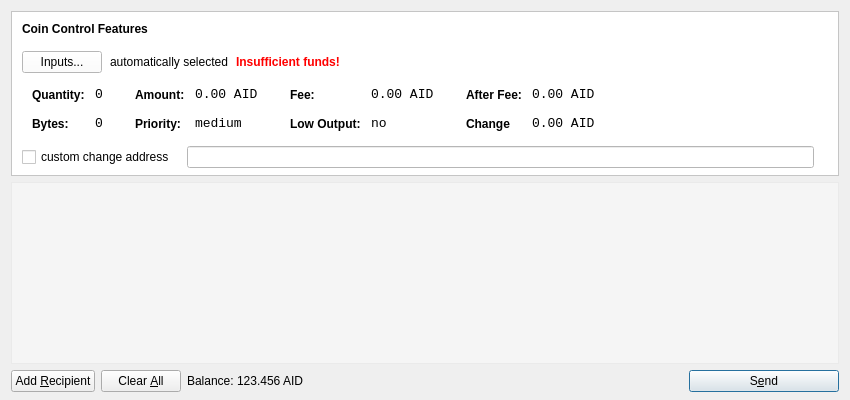
<?xml version="1.0" encoding="UTF-8"?>
<ui version="4.0">
 <class>SendCoinsDialog</class>
 <widget class="QDialog" name="SendCoinsDialog">
  <property name="geometry">
   <rect>
    <x>0</x>
    <y>0</y>
    <width>850</width>
    <height>400</height>
   </rect>
  </property>
  <property name="windowTitle">
   <string>Send Coins</string>
  </property>
  <layout class="QVBoxLayout" name="verticalLayout" stretch="0,1,0">
   <property name="bottomMargin">
    <number>8</number>
   </property>
   <item>
    <widget class="QFrame" name="frameCoinControl">
     <property name="sizePolicy">
      <sizepolicy hsizetype="Expanding" vsizetype="Expanding">
       <horstretch>0</horstretch>
       <verstretch>0</verstretch>
      </sizepolicy>
     </property>
     <property name="maximumSize">
      <size>
       <width>16777215</width>
       <height>16777215</height>
      </size>
     </property>
     <property name="styleSheet">
      <string notr="true">background-color: rgb(255, 255, 255);</string>
     </property>
     <property name="frameShape">
      <enum>QFrame::StyledPanel</enum>
     </property>
     <property name="frameShadow">
      <enum>QFrame::Sunken</enum>
     </property>
     <layout class="QVBoxLayout" name="verticalLayoutCoinControl2">
      <property name="spacing">
       <number>6</number>
      </property>
      <property name="leftMargin">
       <number>0</number>
      </property>
      <property name="topMargin">
       <number>0</number>
      </property>
      <property name="rightMargin">
       <number>0</number>
      </property>
      <property name="bottomMargin">
       <number>6</number>
      </property>
      <item>
       <layout class="QVBoxLayout" name="verticalLayoutCoinControl" stretch="0,0,0,0,1">
        <property name="spacing">
         <number>0</number>
        </property>
        <property name="leftMargin">
         <number>10</number>
        </property>
        <property name="topMargin">
         <number>10</number>
        </property>
        <item>
         <layout class="QHBoxLayout" name="horizontalLayoutCoinControl1">
          <property name="bottomMargin">
           <number>15</number>
          </property>
          <item>
           <widget class="QLabel" name="labelCoinControlFeatures">
            <property name="sizePolicy">
             <sizepolicy hsizetype="Preferred" vsizetype="Maximum">
              <horstretch>0</horstretch>
              <verstretch>0</verstretch>
             </sizepolicy>
            </property>
            <property name="font">
             <font>
              <weight>75</weight>
              <bold>true</bold>
             </font>
            </property>
            <property name="styleSheet">
             <string notr="true">font-weight:bold;</string>
            </property>
            <property name="text">
             <string>Coin Control Features</string>
            </property>
           </widget>
          </item>
         </layout>
        </item>
        <item>
         <layout class="QHBoxLayout" name="horizontalLayoutCoinControl2" stretch="0,0,0,0">
          <property name="spacing">
           <number>8</number>
          </property>
          <property name="bottomMargin">
           <number>10</number>
          </property>
          <item>
           <widget class="QPushButton" name="pushButtonCoinControl">
            <property name="styleSheet">
             <string notr="true"/>
            </property>
            <property name="text">
             <string>Inputs...</string>
            </property>
           </widget>
          </item>
          <item>
           <widget class="QLabel" name="labelCoinControlAutomaticallySelected">
            <property name="text">
             <string>automatically selected</string>
            </property>
            <property name="margin">
             <number>5</number>
            </property>
           </widget>
          </item>
          <item>
           <widget class="QLabel" name="labelCoinControlInsuffFunds">
            <property name="font">
             <font>
              <weight>75</weight>
              <bold>true</bold>
             </font>
            </property>
            <property name="styleSheet">
             <string notr="true">color:red;font-weight:bold;</string>
            </property>
            <property name="text">
             <string>Insufficient funds!</string>
            </property>
            <property name="margin">
             <number>5</number>
            </property>
           </widget>
          </item>
          <item>
           <spacer name="horizontalSpacerCoinControl">
            <property name="orientation">
             <enum>Qt::Horizontal</enum>
            </property>
            <property name="sizeHint" stdset="0">
             <size>
              <width>40</width>
              <height>1</height>
             </size>
            </property>
           </spacer>
          </item>
         </layout>
        </item>
        <item>
         <widget class="QWidget" name="widgetCoinControl" native="true">
          <property name="sizePolicy">
           <sizepolicy hsizetype="Preferred" vsizetype="Preferred">
            <horstretch>0</horstretch>
            <verstretch>0</verstretch>
           </sizepolicy>
          </property>
          <property name="minimumSize">
           <size>
            <width>0</width>
            <height>0</height>
           </size>
          </property>
          <property name="styleSheet">
           <string notr="true"/>
          </property>
          <layout class="QHBoxLayout" name="horizontalLayoutCoinControl5">
           <property name="leftMargin">
            <number>0</number>
           </property>
           <property name="topMargin">
            <number>0</number>
           </property>
           <property name="rightMargin">
            <number>0</number>
           </property>
           <property name="bottomMargin">
            <number>0</number>
           </property>
           <item>
            <layout class="QHBoxLayout" name="horizontalLayoutCoinControl3" stretch="0,0,0,1">
             <property name="spacing">
              <number>20</number>
             </property>
             <property name="topMargin">
              <number>0</number>
             </property>
             <property name="bottomMargin">
              <number>10</number>
             </property>
             <item>
              <layout class="QFormLayout" name="formLayoutCoinControl1">
               <property name="horizontalSpacing">
                <number>10</number>
               </property>
               <property name="verticalSpacing">
                <number>14</number>
               </property>
               <property name="leftMargin">
                <number>10</number>
               </property>
               <property name="topMargin">
                <number>4</number>
               </property>
               <property name="rightMargin">
                <number>6</number>
               </property>
               <item row="0" column="0">
                <widget class="QLabel" name="labelCoinControlQuantityText">
                 <property name="styleSheet">
                  <string notr="true">font-weight:bold;</string>
                 </property>
                 <property name="text">
                  <string>Quantity:</string>
                 </property>
                 <property name="margin">
                  <number>0</number>
                 </property>
                </widget>
               </item>
               <item row="0" column="1">
                <widget class="QLabel" name="labelCoinControlQuantity">
                 <property name="font">
                  <font>
                   <family>Monospace</family>
                   <pointsize>10</pointsize>
                  </font>
                 </property>
                 <property name="cursor">
                  <cursorShape>IBeamCursor</cursorShape>
                 </property>
                 <property name="contextMenuPolicy">
                  <enum>Qt::ActionsContextMenu</enum>
                 </property>
                 <property name="text">
                  <string>0</string>
                 </property>
                 <property name="margin">
                  <number>0</number>
                 </property>
                 <property name="textInteractionFlags">
                  <set>Qt::LinksAccessibleByMouse|Qt::TextSelectableByKeyboard|Qt::TextSelectableByMouse</set>
                 </property>
                </widget>
               </item>
               <item row="1" column="0">
                <widget class="QLabel" name="labelCoinControlBytesText">
                 <property name="styleSheet">
                  <string notr="true">font-weight:bold;</string>
                 </property>
                 <property name="text">
                  <string>Bytes:</string>
                 </property>
                </widget>
               </item>
               <item row="1" column="1">
                <widget class="QLabel" name="labelCoinControlBytes">
                 <property name="font">
                  <font>
                   <family>Monospace</family>
                   <pointsize>10</pointsize>
                  </font>
                 </property>
                 <property name="cursor">
                  <cursorShape>IBeamCursor</cursorShape>
                 </property>
                 <property name="contextMenuPolicy">
                  <enum>Qt::ActionsContextMenu</enum>
                 </property>
                 <property name="text">
                  <string>0</string>
                 </property>
                 <property name="textInteractionFlags">
                  <set>Qt::LinksAccessibleByMouse|Qt::TextSelectableByKeyboard|Qt::TextSelectableByMouse</set>
                 </property>
                </widget>
               </item>
              </layout>
             </item>
             <item>
              <layout class="QFormLayout" name="formLayoutCoinControl2">
               <property name="horizontalSpacing">
                <number>10</number>
               </property>
               <property name="verticalSpacing">
                <number>14</number>
               </property>
               <property name="leftMargin">
                <number>6</number>
               </property>
               <property name="topMargin">
                <number>4</number>
               </property>
               <property name="rightMargin">
                <number>6</number>
               </property>
               <item row="0" column="0">
                <widget class="QLabel" name="labelCoinControlAmountText">
                 <property name="styleSheet">
                  <string notr="true">font-weight:bold;</string>
                 </property>
                 <property name="text">
                  <string>Amount:</string>
                 </property>
                 <property name="margin">
                  <number>0</number>
                 </property>
                </widget>
               </item>
               <item row="0" column="1">
                <widget class="QLabel" name="labelCoinControlAmount">
                 <property name="font">
                  <font>
                   <family>Monospace</family>
                   <pointsize>10</pointsize>
                  </font>
                 </property>
                 <property name="cursor">
                  <cursorShape>IBeamCursor</cursorShape>
                 </property>
                 <property name="contextMenuPolicy">
                  <enum>Qt::ActionsContextMenu</enum>
                 </property>
                 <property name="text">
                  <string>0.00 AID</string>
                 </property>
                 <property name="textInteractionFlags">
                  <set>Qt::LinksAccessibleByMouse|Qt::TextSelectableByKeyboard|Qt::TextSelectableByMouse</set>
                 </property>
                </widget>
               </item>
               <item row="1" column="0">
                <widget class="QLabel" name="labelCoinControlPriorityText">
                 <property name="styleSheet">
                  <string notr="true">font-weight:bold;</string>
                 </property>
                 <property name="text">
                  <string>Priority:</string>
                 </property>
                </widget>
               </item>
               <item row="1" column="1">
                <widget class="QLabel" name="labelCoinControlPriority">
                 <property name="font">
                  <font>
                   <family>Monospace</family>
                   <pointsize>10</pointsize>
                  </font>
                 </property>
                 <property name="cursor">
                  <cursorShape>IBeamCursor</cursorShape>
                 </property>
                 <property name="contextMenuPolicy">
                  <enum>Qt::ActionsContextMenu</enum>
                 </property>
                 <property name="text">
                  <string>medium</string>
                 </property>
                 <property name="textInteractionFlags">
                  <set>Qt::LinksAccessibleByMouse|Qt::TextSelectableByKeyboard|Qt::TextSelectableByMouse</set>
                 </property>
                </widget>
               </item>
              </layout>
             </item>
             <item>
              <layout class="QFormLayout" name="formLayoutCoinControl3">
               <property name="horizontalSpacing">
                <number>10</number>
               </property>
               <property name="verticalSpacing">
                <number>14</number>
               </property>
               <property name="leftMargin">
                <number>6</number>
               </property>
               <property name="topMargin">
                <number>4</number>
               </property>
               <property name="rightMargin">
                <number>6</number>
               </property>
               <item row="0" column="0">
                <widget class="QLabel" name="labelCoinControlFeeText">
                 <property name="styleSheet">
                  <string notr="true">font-weight:bold;</string>
                 </property>
                 <property name="text">
                  <string>Fee:</string>
                 </property>
                 <property name="margin">
                  <number>0</number>
                 </property>
                </widget>
               </item>
               <item row="0" column="1">
                <widget class="QLabel" name="labelCoinControlFee">
                 <property name="font">
                  <font>
                   <family>Monospace</family>
                   <pointsize>10</pointsize>
                  </font>
                 </property>
                 <property name="cursor">
                  <cursorShape>IBeamCursor</cursorShape>
                 </property>
                 <property name="contextMenuPolicy">
                  <enum>Qt::ActionsContextMenu</enum>
                 </property>
                 <property name="text">
                  <string>0.00 AID</string>
                 </property>
                 <property name="textInteractionFlags">
                  <set>Qt::LinksAccessibleByMouse|Qt::TextSelectableByKeyboard|Qt::TextSelectableByMouse</set>
                 </property>
                </widget>
               </item>
               <item row="1" column="0">
                <widget class="QLabel" name="labelCoinControlLowOutputText">
                 <property name="styleSheet">
                  <string notr="true">font-weight:bold;</string>
                 </property>
                 <property name="text">
                  <string>Low Output:</string>
                 </property>
                </widget>
               </item>
               <item row="1" column="1">
                <widget class="QLabel" name="labelCoinControlLowOutput">
                 <property name="font">
                  <font>
                   <family>Monospace</family>
                   <pointsize>10</pointsize>
                  </font>
                 </property>
                 <property name="cursor">
                  <cursorShape>IBeamCursor</cursorShape>
                 </property>
                 <property name="contextMenuPolicy">
                  <enum>Qt::ActionsContextMenu</enum>
                 </property>
                 <property name="text">
                  <string>no</string>
                 </property>
                 <property name="textInteractionFlags">
                  <set>Qt::LinksAccessibleByMouse|Qt::TextSelectableByKeyboard|Qt::TextSelectableByMouse</set>
                 </property>
                </widget>
               </item>
              </layout>
             </item>
             <item>
              <layout class="QFormLayout" name="formLayoutCoinControl4">
               <property name="horizontalSpacing">
                <number>10</number>
               </property>
               <property name="verticalSpacing">
                <number>14</number>
               </property>
               <property name="leftMargin">
                <number>6</number>
               </property>
               <property name="topMargin">
                <number>4</number>
               </property>
               <property name="rightMargin">
                <number>6</number>
               </property>
               <item row="0" column="0">
                <widget class="QLabel" name="labelCoinControlAfterFeeText">
                 <property name="styleSheet">
                  <string notr="true">font-weight:bold;</string>
                 </property>
                 <property name="text">
                  <string>After Fee:</string>
                 </property>
                 <property name="margin">
                  <number>0</number>
                 </property>
                </widget>
               </item>
               <item row="0" column="1">
                <widget class="QLabel" name="labelCoinControlAfterFee">
                 <property name="font">
                  <font>
                   <family>Monospace</family>
                   <pointsize>10</pointsize>
                  </font>
                 </property>
                 <property name="cursor">
                  <cursorShape>IBeamCursor</cursorShape>
                 </property>
                 <property name="contextMenuPolicy">
                  <enum>Qt::ActionsContextMenu</enum>
                 </property>
                 <property name="text">
                  <string>0.00 AID</string>
                 </property>
                 <property name="textInteractionFlags">
                  <set>Qt::LinksAccessibleByMouse|Qt::TextSelectableByKeyboard|Qt::TextSelectableByMouse</set>
                 </property>
                </widget>
               </item>
               <item row="1" column="0">
                <widget class="QLabel" name="labelCoinControlChangeText">
                 <property name="styleSheet">
                  <string notr="true">font-weight:bold;</string>
                 </property>
                 <property name="text">
                  <string>Change</string>
                 </property>
                </widget>
               </item>
               <item row="1" column="1">
                <widget class="QLabel" name="labelCoinControlChange">
                 <property name="font">
                  <font>
                   <family>Monospace</family>
                   <pointsize>10</pointsize>
                  </font>
                 </property>
                 <property name="cursor">
                  <cursorShape>IBeamCursor</cursorShape>
                 </property>
                 <property name="contextMenuPolicy">
                  <enum>Qt::ActionsContextMenu</enum>
                 </property>
                 <property name="text">
                  <string>0.00 AID</string>
                 </property>
                 <property name="textInteractionFlags">
                  <set>Qt::LinksAccessibleByMouse|Qt::TextSelectableByKeyboard|Qt::TextSelectableByMouse</set>
                 </property>
                </widget>
               </item>
              </layout>
             </item>
            </layout>
           </item>
          </layout>
         </widget>
        </item>
        <item>
         <layout class="QHBoxLayout" name="horizontalLayoutCoinControl4" stretch="0,0,0">
          <property name="spacing">
           <number>12</number>
          </property>
          <property name="sizeConstraint">
           <enum>QLayout::SetDefaultConstraint</enum>
          </property>
          <property name="topMargin">
           <number>5</number>
          </property>
          <property name="rightMargin">
           <number>5</number>
          </property>
          <item>
           <widget class="QCheckBox" name="checkBoxCoinControlChange">
            <property name="text">
             <string>custom change address</string>
            </property>
           </widget>
          </item>
          <item>
           <widget class="QLineEdit" name="lineEditCoinControlChange">
            <property name="enabled">
             <bool>false</bool>
            </property>
            <property name="sizePolicy">
             <sizepolicy hsizetype="Expanding" vsizetype="Fixed">
              <horstretch>0</horstretch>
              <verstretch>0</verstretch>
             </sizepolicy>
            </property>
           </widget>
          </item>
          <item>
           <widget class="QLabel" name="labelCoinControlChangeLabel">
            <property name="sizePolicy">
             <sizepolicy hsizetype="Preferred" vsizetype="Expanding">
              <horstretch>0</horstretch>
              <verstretch>0</verstretch>
             </sizepolicy>
            </property>
            <property name="minimumSize">
             <size>
              <width>0</width>
              <height>0</height>
             </size>
            </property>
            <property name="text">
             <string/>
            </property>
            <property name="margin">
             <number>3</number>
            </property>
           </widget>
          </item>
         </layout>
        </item>
        <item>
         <spacer name="verticalSpacerCoinControl">
          <property name="orientation">
           <enum>Qt::Vertical</enum>
          </property>
          <property name="sizeHint" stdset="0">
           <size>
            <width>800</width>
            <height>1</height>
           </size>
          </property>
         </spacer>
        </item>
       </layout>
      </item>
     </layout>
    </widget>
   </item>
   <item>
    <widget class="QScrollArea" name="scrollArea">
     <property name="styleSheet">
      <string notr="true">background: rgba(255, 255, 255, 50);</string>
     </property>
     <property name="widgetResizable">
      <bool>true</bool>
     </property>
     <widget class="QWidget" name="scrollAreaWidgetContents">
      <property name="geometry">
       <rect>
        <x>0</x>
        <y>0</y>
        <width>830</width>
        <height>172</height>
       </rect>
      </property>
      <layout class="QVBoxLayout" name="verticalLayout_2">
       <property name="leftMargin">
        <number>0</number>
       </property>
       <property name="topMargin">
        <number>0</number>
       </property>
       <property name="rightMargin">
        <number>0</number>
       </property>
       <property name="bottomMargin">
        <number>0</number>
       </property>
       <item>
        <layout class="QVBoxLayout" name="entries">
         <property name="spacing">
          <number>6</number>
         </property>
        </layout>
       </item>
       <item>
        <spacer name="verticalSpacer">
         <property name="orientation">
          <enum>Qt::Vertical</enum>
         </property>
         <property name="sizeHint" stdset="0">
          <size>
           <width>20</width>
           <height>40</height>
          </size>
         </property>
        </spacer>
       </item>
      </layout>
     </widget>
    </widget>
   </item>
   <item>
    <layout class="QHBoxLayout" name="horizontalLayout">
     <item>
      <widget class="QPushButton" name="addButton">
       <property name="toolTip">
        <string>Send to multiple recipients at once</string>
       </property>
       <property name="text">
        <string>Add &amp;Recipient</string>
       </property>
       <property name="icon">
        <iconset resource="../bitcoin.qrc">
         <normaloff>:/icons/add</normaloff>:/icons/add</iconset>
       </property>
       <property name="autoDefault">
        <bool>false</bool>
       </property>
      </widget>
     </item>
     <item>
      <widget class="QPushButton" name="clearButton">
       <property name="sizePolicy">
        <sizepolicy hsizetype="Minimum" vsizetype="Fixed">
         <horstretch>0</horstretch>
         <verstretch>0</verstretch>
        </sizepolicy>
       </property>
       <property name="toolTip">
        <string>Remove all transaction fields</string>
       </property>
       <property name="text">
        <string>Clear &amp;All</string>
       </property>
       <property name="icon">
        <iconset resource="../bitcoin.qrc">
         <normaloff>:/icons/remove</normaloff>:/icons/remove</iconset>
       </property>
       <property name="autoRepeatDelay">
        <number>300</number>
       </property>
       <property name="autoDefault">
        <bool>false</bool>
       </property>
      </widget>
     </item>
     <item>
      <layout class="QHBoxLayout" name="horizontalLayout_2">
       <property name="spacing">
        <number>3</number>
       </property>
       <item>
        <widget class="QLabel" name="label">
         <property name="sizePolicy">
          <sizepolicy hsizetype="Preferred" vsizetype="Fixed">
           <horstretch>0</horstretch>
           <verstretch>0</verstretch>
          </sizepolicy>
         </property>
         <property name="text">
          <string>Balance:</string>
         </property>
        </widget>
       </item>
       <item>
        <widget class="QLabel" name="labelBalance">
         <property name="sizePolicy">
          <sizepolicy hsizetype="Preferred" vsizetype="Fixed">
           <horstretch>0</horstretch>
           <verstretch>0</verstretch>
          </sizepolicy>
         </property>
         <property name="cursor">
          <cursorShape>IBeamCursor</cursorShape>
         </property>
         <property name="text">
          <string>123.456 AID</string>
         </property>
         <property name="textInteractionFlags">
          <set>Qt::LinksAccessibleByMouse|Qt::TextSelectableByKeyboard|Qt::TextSelectableByMouse</set>
         </property>
        </widget>
       </item>
      </layout>
     </item>
     <item>
      <spacer name="horizontalSpacer">
       <property name="orientation">
        <enum>Qt::Horizontal</enum>
       </property>
       <property name="sizeHint" stdset="0">
        <size>
         <width>40</width>
         <height>20</height>
        </size>
       </property>
      </spacer>
     </item>
     <item>
      <widget class="QPushButton" name="sendButton">
       <property name="minimumSize">
        <size>
         <width>150</width>
         <height>0</height>
        </size>
       </property>
       <property name="toolTip">
        <string>Confirm the send action</string>
       </property>
       <property name="text">
        <string>S&amp;end</string>
       </property>
       <property name="icon">
        <iconset resource="../bitcoin.qrc">
         <normaloff>:/icons/send</normaloff>:/icons/send</iconset>
       </property>
       <property name="default">
        <bool>true</bool>
       </property>
      </widget>
     </item>
    </layout>
   </item>
  </layout>
 </widget>
 <resources>
  <include location="../bitcoin.qrc"/>
 </resources>
 <connections/>
</ui>
